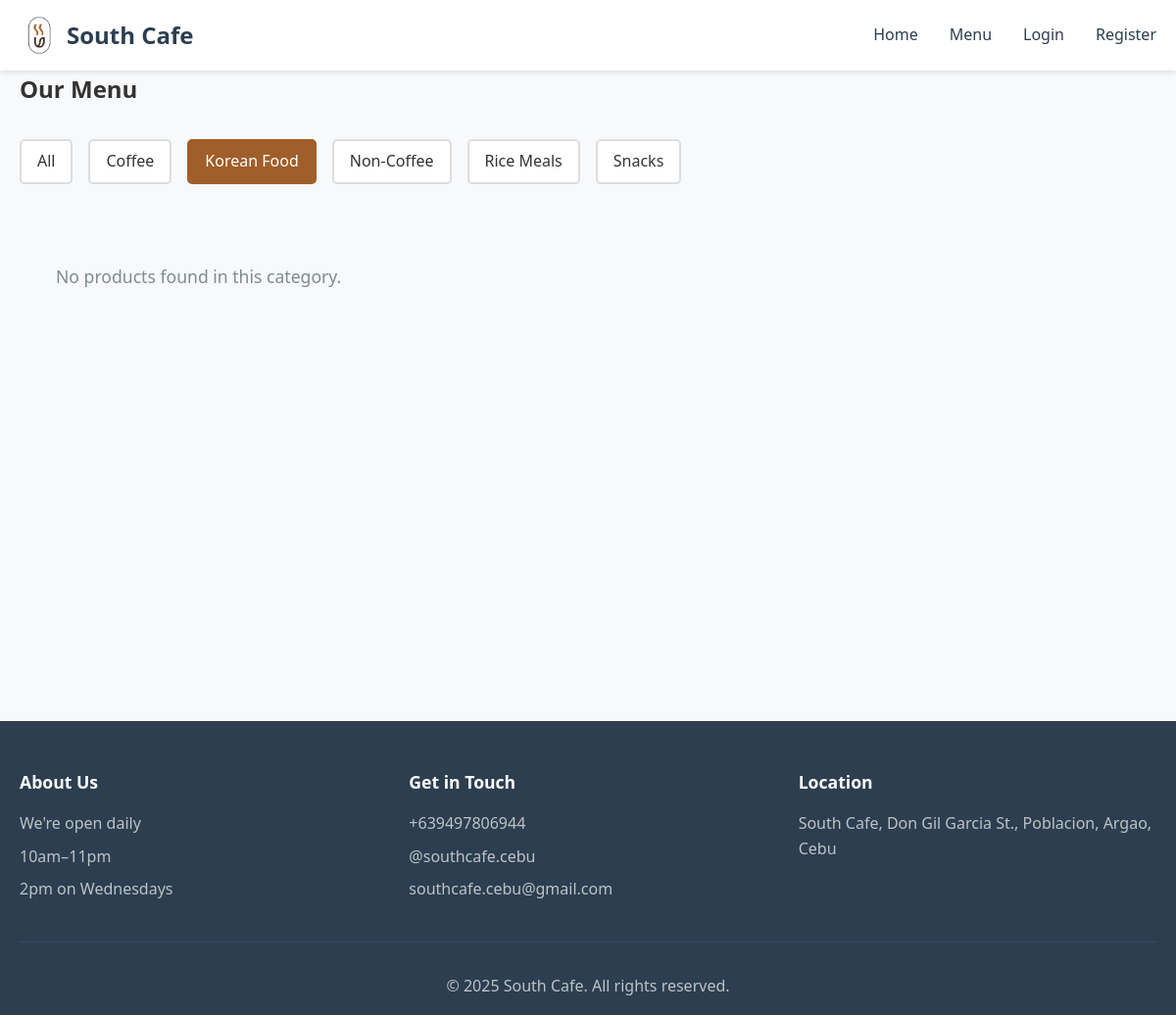
The page /menu.php?category=5 on the database as committed earlier.
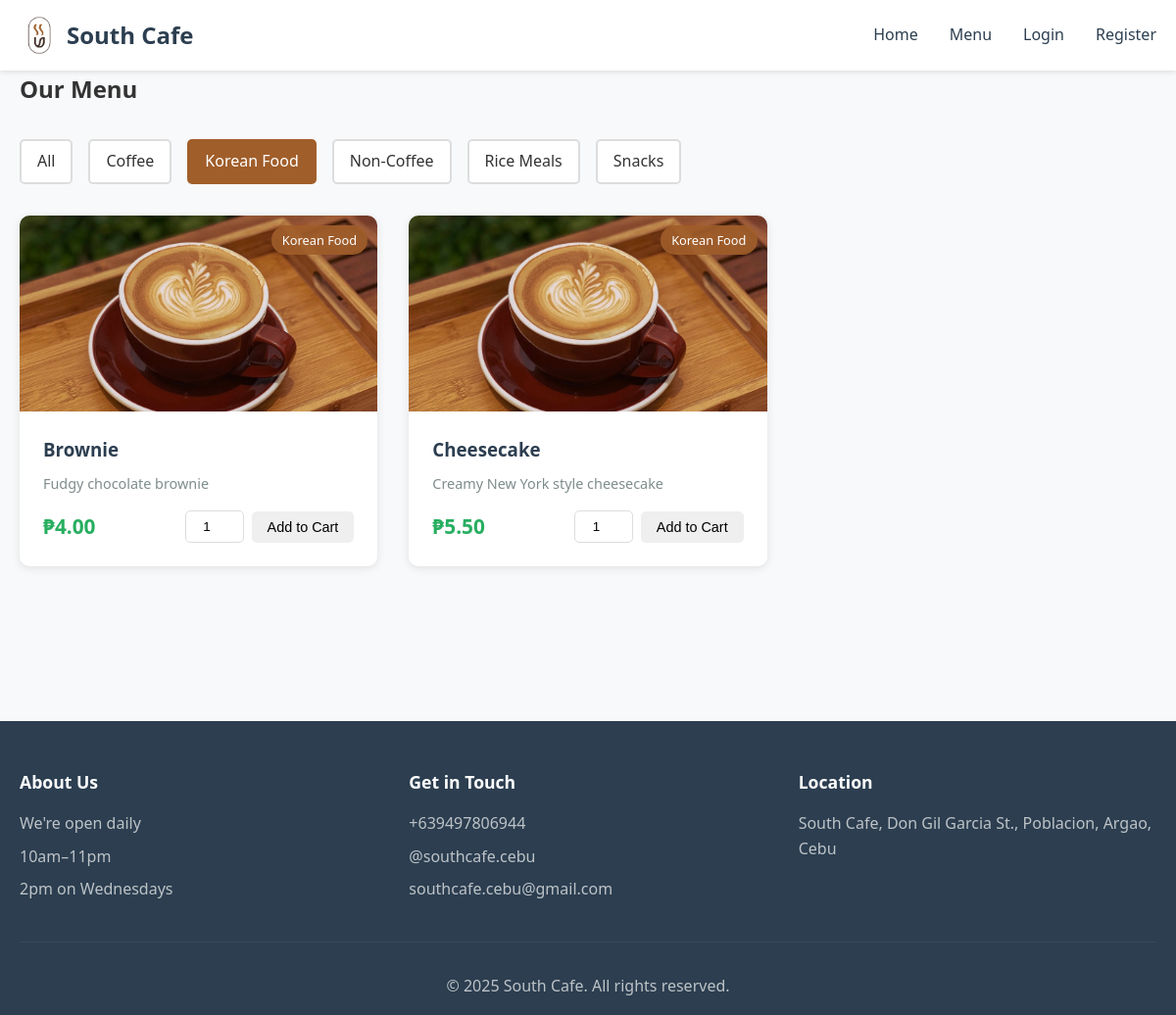
The same page on the database as committed later.
### tables this page shows
CREATE TABLE IF NOT EXISTS categories (
    id INT AUTO_INCREMENT PRIMARY KEY,
    name VARCHAR(50) NOT NULL,
    description TEXT
);

CREATE TABLE IF NOT EXISTS products (
    id INT AUTO_INCREMENT PRIMARY KEY,
    name VARCHAR(100) NOT NULL,
    description TEXT,
    price DECIMAL(10, 2) NOT NULL,
    category_id INT,
    image VARCHAR(255),
    available BOOLEAN DEFAULT TRUE,
    created_at TIMESTAMP DEFAULT CURRENT_TIMESTAMP,
    FOREIGN KEY (category_id) REFERENCES categories(id)
);

### config.php (called while the page is built, shortened)
<?php
function isLoggedIn() {
    return isset($_SESSION['user_id']);
}
?>

### menu.php (the view, shortened to what this page needs)
<?php
require_once 'config.php';
$categories_query = "SELECT * FROM categories ORDER BY name";
$categories_result = mysqli_query($conn, $categories_query);
$categories = mysqli_fetch_all($categories_result, MYSQLI_ASSOC);
$category_filter = isset($_GET['category']) ? (int)$_GET['category'] : 0;
if ($category_filter > 0) {
    $products_query = "SELECT p.*, c.name as category_name FROM products p
                       LEFT JOIN categories c ON p.category_id = c.id
                       WHERE p.available = 1 AND p.category_id = ?
                       ORDER BY p.name";
    $stmt = mysqli_prepare($conn, $products_query);
    mysqli_stmt_bind_param($stmt, "i", $category_filter);
    mysqli_stmt_execute($stmt);
    $products_result = mysqli_stmt_get_result($stmt);
} else {
    $products_query = "SELECT p.*, c.name as category_name FROM products p
                       LEFT JOIN categories c ON p.category_id = c.id
                       WHERE p.available = 1
                       ORDER BY c.name, p.name";
    $products_result = mysqli_query($conn, $products_query);
}
$products = mysqli_fetch_all($products_result, MYSQLI_ASSOC);
include 'includes/header.php';
?>
<div class="container">
    <h2>Our Menu</h2>
    <div class="filter-section">
        <a href="menu.php" class="filter-btn <?php echo $category_filter == 0 ? 'active' : ''; ?>">All</a>
        <?php foreach ($categories as $category): ?>
            <a href="menu.php?category=<?php echo $category['id']; ?>"
               class="filter-btn <?php echo $category_filter == $category['id'] ? 'active' : ''; ?>">
                <?php echo htmlspecialchars($category['name']); ?>
            </a>
        <?php endforeach; ?>
    </div>
    <div class="product-grid">
        <?php if (count($products) > 0): ?>
            <?php foreach ($products as $product): ?>
                <div class="product-card">
                    <div class="product-image">
                        <img src="images/<?php echo htmlspecialchars($product['image']); ?>"
                             alt="<?php echo htmlspecialchars($product['name']); ?>"
                             onerror="this.src='images/placeholder.jpg'">
                        <span class="category-badge"><?php echo htmlspecialchars($product['category_name']); ?></span>
                    </div>
                    <div class="product-info">
                        <h3><?php echo htmlspecialchars($product['name']); ?></h3>
                        <p class="product-description"><?php echo htmlspecialchars($product['description']); ?></p>
                        <div class="product-footer">
                            <span class="price">₱<?php echo number_format($product['price'], 2); ?></span>
                            <form method="POST" action="menu.php" class="add-to-cart-form">
                                <input type="number" name="quantity" value="1" min="1" max="99" class="quantity-input">
                                <button type="submit" name="add_to_cart" class="btn btn-small">Add to Cart</button>
                            </form>
                        </div>
                    </div>
                </div>
            <?php endforeach; ?>
        <?php else: ?>
            <p class="no-products">No products found in this category.</p>
        <?php endif; ?>
    </div>
</div>
<?php include 'includes/footer.php'; ?>

### includes/header.php (shortened to what this page needs)
<!DOCTYPE html>
<html lang="en">
<head>
    <link rel="stylesheet" href="style.css">
</head>
<body>
    <nav class="navbar">
        <div class="container">
            <div class="nav-brand">
                <a href="index.php">
                    <img src="images/logo.png" alt="South Cafe Logo" class="logo">
                    South Cafe
                </a>
            </div>
            <ul class="nav-menu">
                <li><a href="index.php">Home</a></li>
                <li><a href="menu.php">Menu</a></li>
                <?php if (isLoggedIn()): ?>
                    <li><a href="cart.php">Cart</a></li>
                    <li><a href="orders.php">My Orders</a></li>
                    <li><a href="logout.php">Logout</a></li>
                <?php else: ?>
                    <li><a href="login.php">Login</a></li>
                    <li><a href="register.php">Register</a></li>
                <?php endif; ?>
            </ul>
        </div>
    </nav>
    <main class="main-content">

### includes/footer.php
    </main>
    <footer class="footer">
        <div class="container">
            <div class="footer-content">
                <div class="footer-section">
                    <h3>About Us</h3>
                    <p>We're open daily</p>
                    <p>10am–11pm</p>
                    <p>2pm on Wednesdays</p>
                </div>
                <div class="footer-section">
                    <h3>Get in Touch</h3>
                    <p>+639497806944</p>
                    <p>@southcafe.cebu</p>
                    <p>southcafe.cebu@gmail.com</p>
                </div>
                <div class="footer-section">
                    <h3>Location</h3>
                    <p><a href="https://maps.google.com/?q=South+Cafe,+Don+Gil+Garcia+St.,+Poblacion,+Argao,+Cebu" target="_blank" class="footer-link">South Cafe, Don Gil Garcia St., Poblacion, Argao, Cebu</a></p>
                </div>
            </div>
            <div class="footer-bottom">
                <p>&copy; <?php echo date('Y'); ?> South Cafe. All rights reserved.</p>
            </div>
        </div>
    </footer>
</body>
</html>

### style.css (style rules this page uses)
* { margin: 0; padding: 0; box-sizing: border-box; }
body { font-family: 'Segoe UI', Tahoma, Geneva, Verdana, sans-serif; line-height: 1.6; color: #333; background-color: #f8f9fa; }
.container { max-width: 1200px; margin: 0 auto; padding: 0 20px; }
.navbar { background-color: white; color: #333; padding: 1rem 0; box-shadow: 0 2px 5px rgba(0,0,0,0.1); }
.navbar .container { display: flex; justify-content: space-between; align-items: center; }
.nav-brand a { color: #2c3e50; text-decoration: none; font-size: 1.5rem; font-weight: bold; display: flex; align-items: center; gap: 0.5rem; }
.nav-brand .logo { width: 40px; height: 40px; object-fit: contain; }
.nav-menu { display: flex; list-style: none; gap: 2rem; }
.nav-menu a { color: #2c3e50; text-decoration: none; transition: color 0.3s; }
.btn { display: inline-block; padding: 0.75rem 1.5rem; border: none; border-radius: 5px; cursor: pointer; text-decoration: none; transition: all 0.3s; font-size: 1rem; }
.btn-small { padding: 0.5rem 1rem; font-size: 0.9rem; }
.product-grid { display: grid; grid-template-columns: repeat(auto-fill, minmax(280px, 1fr)); gap: 2rem; margin: 2rem 0; }
.product-card { background: white; border-radius: 10px; overflow: hidden; box-shadow: 0 2px 10px rgba(0,0,0,0.1); transition: transform 0.3s; }
.product-image { position: relative; height: 200px; overflow: hidden; background-color: #ecf0f1; }
.product-image img { width: 100%; height: 100%; object-fit: cover; }
.category-badge { position: absolute; top: 10px; right: 10px; background-color: rgba(160, 94, 42, 0.9); color: white; padding: 0.3rem 0.7rem; border-radius: 20px; font-size: 0.8rem; }
.product-info { padding: 1.5rem; }
.product-info h3 { margin-bottom: 0.5rem; color: #2c3e50; }
.product-description { color: #7f8c8d; font-size: 0.9rem; margin-bottom: 1rem; }
.product-footer { display: flex; justify-content: space-between; align-items: center; margin-top: 1rem; }
.price { font-size: 1.3rem; font-weight: bold; color: #27ae60; }
.filter-section { display: flex; gap: 1rem; margin: 2rem 0; flex-wrap: wrap; }
.filter-btn { padding: 0.5rem 1rem; background-color: white; border: 2px solid #ddd; border-radius: 5px; text-decoration: none; color: #333; transition: all 0.3s; }
.filter-btn:hover, .filter-btn.active { background-color: #A05E2A; color: white; border-color: #A05E2A; }
.add-to-cart-form { display: flex; gap: 0.5rem; align-items: center; }
.quantity-input { width: 60px; padding: 0.5rem; border: 1px solid #ddd; border-radius: 5px; text-align: center; }
.footer { background-color: #2c3e50; color: white; padding: 3rem 0 1rem 0; margin-top: 4rem; }
.footer-content { display: grid; grid-template-columns: repeat(auto-fit, minmax(250px, 1fr)); gap: 2rem; margin-bottom: 2rem; }
.footer-section h3 { margin-bottom: 1rem; color: white; font-size: 1.1rem; }
.footer-section p { color: #bdc3c7; margin-bottom: 0.5rem; line-height: 1.6; }
.footer-link { color: #bdc3c7; text-decoration: none; transition: color 0.3s; }
.footer-bottom { text-align: center; padding-top: 2rem; border-top: 1px solid #34495e; }
.footer-bottom p { color: #bdc3c7; }
.main-content { min-height: calc(100vh - 200px); }
.no-products { text-align: center; padding: 3rem 0; color: #7f8c8d; font-size: 1.1rem; }

Rows that differ between the two databases and show on the page:
now on this page (row edited): products: category.name "Korean Food", name "Brownie", description "Fudgy chocolate brownie", price "4.00"
now on this page (row edited): products: category.name "Korean Food", name "Cheesecake", description "Creamy New York style cheesecake", price "5.50"
Other text that changed with them:
text no longer shown: "No products found in this category."
